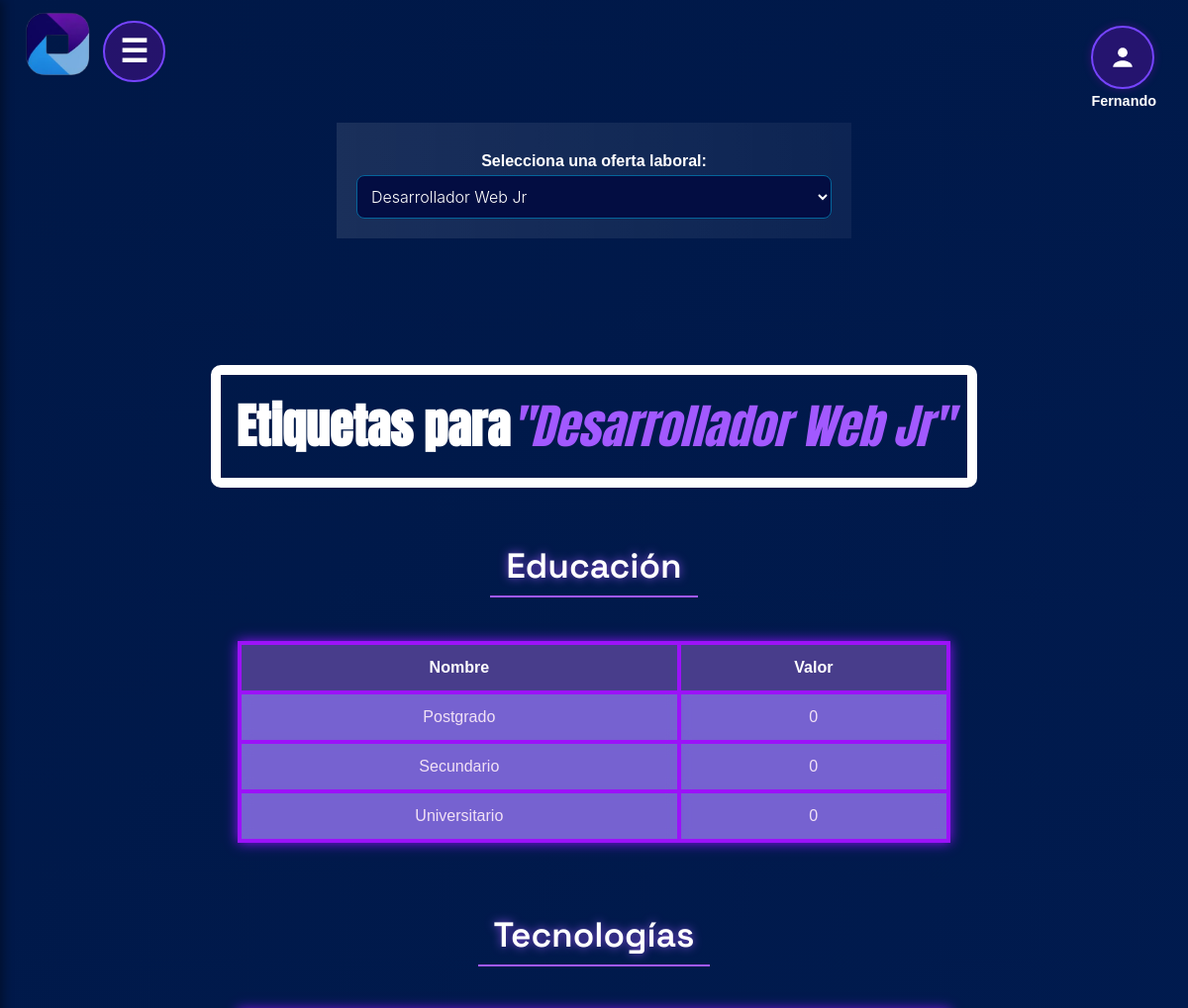
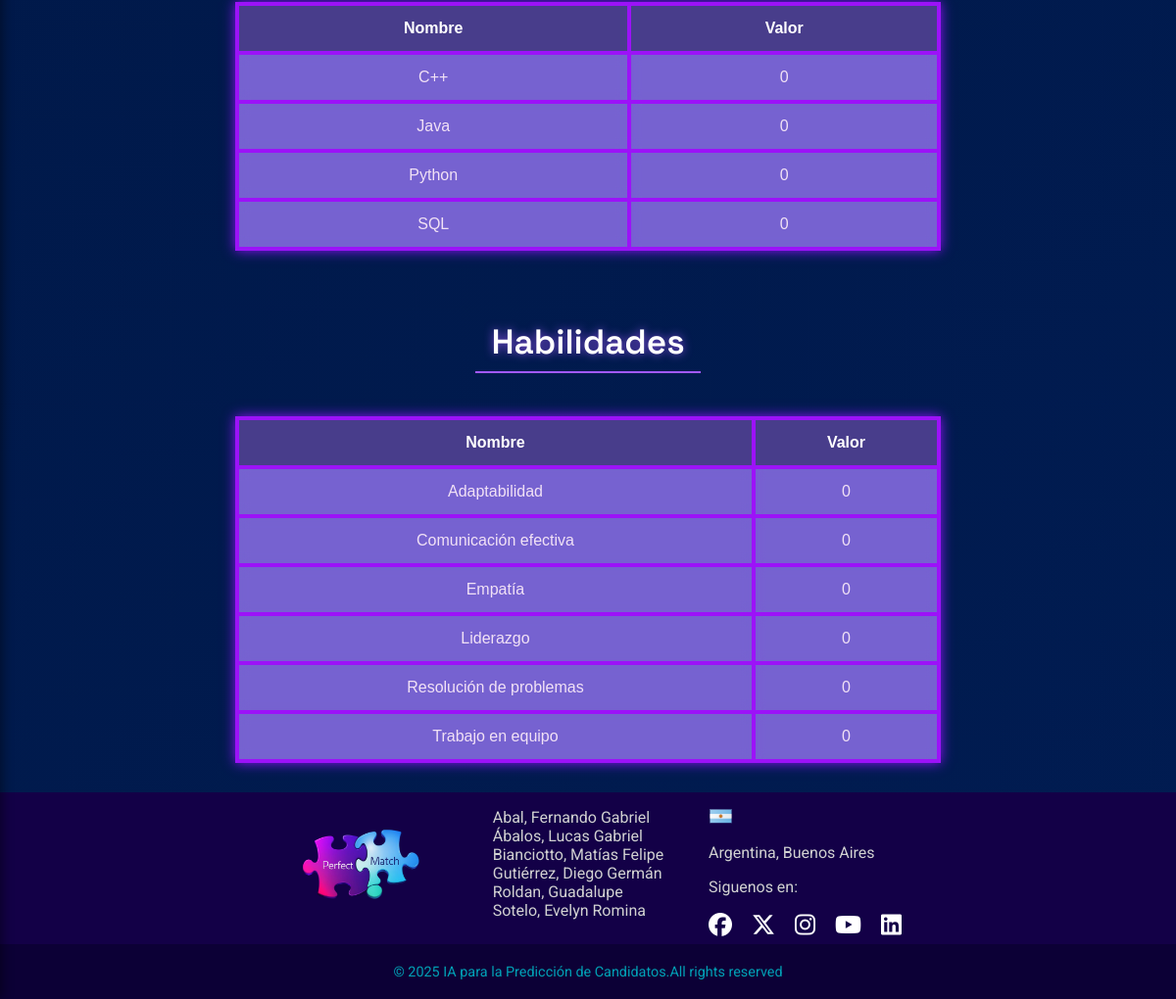
/etiquetas (signed in), run on the app's committed database (2 pictures, top to bottom).
### app.py (models this page shows)
class OfertaLaboral(db.Model):
    __tablename__ = 'oferta_laboral'
    idOfer = db.Column(db.Integer, primary_key=True, autoincrement=True)
    nombre = db.Column(db.String(200), nullable=False, unique=True)
    fecha_cierre = db.Column(db.DateTime, nullable=False)
    max_candidatos = db.Column(db.Integer, nullable=False)
    remuneracion = db.Column(db.String(50), nullable=False)
    beneficio = db.Column(db.String(200), nullable=True)
    estado = db.Column(db.String(50), nullable=False, default="Activa")
    usuario_responsable = db.Column(db.String(100), nullable=False)
    candidatos = db.relationship('Candidato', back_populates='oferta', lazy=True)
    educaciones = db.relationship('OfertaEducacion', back_populates='oferta', lazy=True)
    tecnologias = db.relationship('OfertaTecnologia', back_populates='oferta', lazy=True)
    habilidades = db.relationship('OfertaHabilidad', back_populates='oferta', lazy=True)

class Educacion(db.Model):
    __tablename__ = 'educacion'
    idedu = db.Column(db.Integer, primary_key=True)
    nombre = db.Column(db.String(100), nullable=False, unique=True)

class Tecnologia(db.Model):
    __tablename__ = 'tecnologia'
    idtec = db.Column(db.Integer, primary_key=True)
    nombre = db.Column(db.String(100), nullable=False, unique=True)

class Habilidad(db.Model):
    __tablename__ = 'habilidad'
    idhab = db.Column(db.Integer, primary_key=True)
    nombre = db.Column(db.String(100), nullable=False, unique=True)

### app.py (the view)
@app.route("/etiquetas", methods=["GET", "POST"])
@login_required(roles=["Admin_RRHH"])
def mostrar_etiquetas(idOfer=None):
    ofertas_activas = [{"idOfer": oferta.idOfer, "nombre": oferta.nombre} for oferta in OfertaLaboral.query.filter(OfertaLaboral.estado != "Cerrada").all()]
    ofertas = OfertaLaboral.query.all()
    if not idOfer:
        idOfer = request.form.get("idOfer") if request.method == "POST" else request.args.get("idOfer")
        if not idOfer and ofertas:
            idOfer = ofertas[0].idOfer  # Primera oferta como default
    educaciones, tecnologias, habilidades = [], [], []
    if idOfer:
        oferta = OfertaLaboral.query.get(idOfer)
        educaciones = OfertaEducacion.query.filter_by(idOfer=idOfer).all()
        tecnologias = OfertaTecnologia.query.filter_by(idOfer=idOfer).all()
        habilidades = OfertaHabilidad.query.filter_by(idOfer=idOfer).all()
        df_edu = pd.DataFrame([{"Nombre": e.educacion.nombre, "Valor": e.importancia} for e in educaciones]) if educaciones else pd.DataFrame()
        df_tec = pd.DataFrame([{"Nombre": t.tecnologia.nombre, "Valor": t.importancia} for t in tecnologias]) if tecnologias else pd.DataFrame()
        df_hab = pd.DataFrame([{"Nombre": h.habilidad.nombre, "Valor": h.importancia} for h in habilidades]) if habilidades else pd.DataFrame()
        tabla_edu = df_edu.to_html(classes="table table-bordered", index=False) if not df_edu.empty else "<p>No hay etiquetas de educación</p>"
        tabla_tec = df_tec.to_html(classes="table table-bordered", index=False) if not df_tec.empty else "<p>No hay etiquetas de tecnología</p>"
        tabla_hab = df_hab.to_html(classes="table table-bordered", index=False) if not df_hab.empty else "<p>No hay etiquetas de habilidades</p>"
    else:
        oferta, tabla_edu, tabla_tec, tabla_hab = None, "", "", ""
    return render_template("etiquetas.html",
                           ofertas=ofertas,
                           ofertas_activas=ofertas_activas,
                           oferta=oferta,
                           idOfer=idOfer,  # 🔹 Pasar la oferta seleccionada al HTML
                           tabla_edu=tabla_edu,
                           tabla_tec=tabla_tec,
                           tabla_hab=tabla_hab,
                           educaciones=educaciones,
                           tecnologias=tecnologias,
                           habilidades=habilidades)

### app.py (called while the page is built)
def login_required(roles=None):
    def decorator(f):
        @wraps(f)
        def wrapped(*args, **kwargs):
            if 'username' not in session:
                return redirect(url_for('login'))
            if roles and session.get('type') not in roles:
                return "Acceso no autorizado"
            return f(*args, **kwargs)
        return wrapped
    return decorator

### templates/etiquetas.html (shortened to what this page needs)
<!DOCTYPE html>
<html lang="es">
<head>
    <link rel="stylesheet" href="{{ url_for('static', filename='etiquetas.css') }}">
    <link rel="stylesheet" href="https://cdnjs.cloudflare.com/ajax/libs/font-awesome/6.5.0/css/all.min.css">
</head>
<header>
        <div class="logo">
            <img src="{{ url_for('static', filename='images/logoApptitudAI.png') }}" alt="AI Logo">
        </div>
<label for="menu-toggle" class="menu-icon">&#9776;</label>
    <div class="user-menu-wrapper">
  <label for="user-toggle" class="user-main">
    <div class="user-button">
      <svg viewBox="0 0 16 16" xmlns="http://www.w3.org/2000/svg" width="26" height="26">
        <circle cx="8" cy="5" r="3" fill="#ffffff"/>
        <path d="M2 14c0-3 4-4 6-4s6 1 6 4" fill="#ffffff"/>
      </svg>
    </div>
    <div class="user-name">
      <p style="color: white; margin: 4px 0 0 0; font-size: 0.9rem;">{{ session.get('username') }}</p>
    </div>
  </label>
</div>
    </header>
<body class="container mt-4">
    <form method="GET" action="{{ url_for('mostrar_etiquetas') }}">
        <label for="idOfer">Selecciona una oferta laboral:</label>
        <select name="idOfer" onchange="this.form.submit()">
            {% for ofer in ofertas %}
                <option value="{{ ofer.idOfer }}" {% if ofer.idOfer|string == idOfer|string %}selected{% endif %}>
                    {{ ofer.nombre }}
                </option>
            {% endfor %}
        </select>
    </form>
    {% if oferta %}
      <h1>Etiquetas para<span class="subtitulo">"{{ oferta.nombre }}"</span></h1>
      <h3 class="titulo-centrado">Educación</h3>
      {{ tabla_edu|safe }}
      <h3 class="titulo-centrado">Tecnologías</h3>
      {{ tabla_tec|safe }}
      <h3 class="titulo-centrado">Habilidades</h3>
      {{ tabla_hab|safe }}
    {% else %}
      <p>No hay ofertas laborales disponibles.</p>
    {% endif %}
</body>
<footer class="footer">
    <div class="footer-content">
        <div class="footer-logo">
            <img src="{{ url_for('static', filename='images/logoPerfectMatch.png') }}" alt="PF Image">
        </div>
        <div class="footer-description">
            <p>
                Abal, Fernando Gabriel<br>
                Ábalos, Lucas Gabriel<br>
                Bianciotto, Matías Felipe<br>
                Gutiérrez, Diego Germán<br>
                Roldan, Guadalupe <br>
                Sotelo, Evelyn Romina
            </p>
        </div>
        <div class="footer-contacts">
            <div class="footer-country">
                <div class="address">
                    <img src="{{ url_for('static', filename='images/ArgentinaS.png') }}" alt="Argentina Flag"><p>Argentina, Buenos Aires</p>
                    <p>Siguenos en:</p>
                    <div class="social-media">
                        <a href="#"><i class="fa-brands fa-facebook"></i></a>
                        <a href="#"><i class="fa-brands fa-x-twitter"></i></a>
                        <a href="#"><i class="fa-brands fa-instagram"></i></a>
                        <a href="#"><i class="fa-brands fa-youtube"></i></a>
                        <a href="#"><i class="fa-brands fa-linkedin"></i></a>
                    </div>
                </div>
            </div>
        </div>
    </div>
    <div class="footer-bottom">
        <p>© 2025 IA para la Predicción de Candidatos.All rights reserved</p>
    </div>
</footer>
</html>

### data on the page
OfertaLaboral: nombre "Desarrollador Web Jr"
Educacion: nombre "Nombre Valor Postgrado 0 Secundario 0 Universitario 0"
Tecnologia: nombre "Nombre Valor C++ 0 Java 0 Python 0 SQL 0"
Habilidad: nombre "Nombre Valor Adaptabilidad 0 Comunicación efectiva 0 Empatía 0 Liderazgo 0 Resolución de problemas 0 Trabajo en equipo 0"

### other printed values
{{ session.get('username') }} "Fernando"
form field idOfer "Desarrollador Web Jr"
